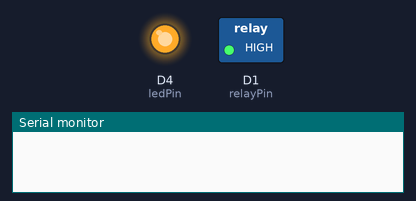
Bench run of a sketch on a simulated ESP8266 (NodeMCU). Shown: switched loads named in the sketch (green lamp = pin HIGH), output pins drawn as LEDs (lit = HIGH), the last lines printed to the serial monitor. WiFi joins after 1.5 s; servers stay silent unless stated; network time is answered at once with the bench clock; the local clock reads 2024-03-15 10:24:30 at power-on unless the sketch sets it.

Above: at 0.1 s.
At 7.1 s:
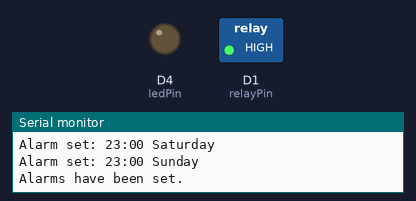
Timing chart, 0 to 11.8 s (numbered marks = the images above):
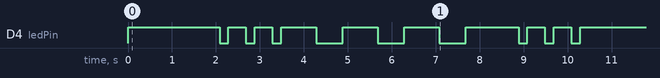

The sketch:

IMC_internal_time.ino
```cpp
#include <ESP8266WiFi.h>
#include <NTPClient.h>
#include <WiFiUdp.h>
#include <TimeLib.h>
#include <TimeAlarms.h>

// WiFi credentials
const char* ssid = "Troy and Abed in the Modem";
const char* password = "12345678";

// Define the NTP Client to get time
WiFiUDP ntpUDP;
const long utcOffsetInSeconds = -4 * 3600; // Adjust for your timezone (e.g., -5 hours for EST)
NTPClient timeClient(ntpUDP, "pool.ntp.org", utcOffsetInSeconds, 60000); // Update every minute

const int relayPin = D1; // GPIO pin to be used as relay control
const int ledPin = LED_BUILTIN; // Built-in LED pin for debugging

// Maximum number of days per alarm
const int MAX_DAYS = 7;

// Alarm settings
struct AlarmSetting {
  int hour;
  int minute;
  int days[MAX_DAYS];
  int numDays;
};

// Define your alarms
AlarmSetting alarmSettings[] = {
  {7, 0, {1, 2, 3, 4, 5}, 5}, // Turn on, 7:00 AM on Weekdays
  {9, 0, {6, 7}, 2}, // Turn on, 9:00 AM on Weekends
  {9, 30, {1, 2, 3, 4, 5}, 5}, // Turn off, 9:30 AM on Weekdays
  {16, 0, {1, 2, 3, 4, 5}, 5}, // Turn on, 4:00 PM on Weekdays
  {23, 0, {1, 2, 3, 4, 5, 6, 7}, 7}, // Turn off, 11:00 PM Everyday
};

// Function to convert int to timeDayOfWeek_t
timeDayOfWeek_t intToDayOfWeek(int day) {
  switch(day) {
    case 1: return dowMonday;
    case 2: return dowTuesday;
    case 3: return dowWednesday;
    case 4: return dowThursday;
    case 5: return dowFriday;
    case 6: return dowSaturday;
    case 7: return dowSunday;
    default: return dowInvalid;
  }
}

// Function to trigger the relay
void triggerRelay() {
  Serial.println("Relay triggered");
  digitalWrite(relayPin, LOW); // Set GPIO pin low to activate relay
  delay(2000); // Keep the relay on for 500 ms
  digitalWrite(relayPin, HIGH); // Set GPIO pin high to deactivate relay

  // SOS pattern: dot-dot-dot, dash-dash-dash, dot-dot-dot
  blinkSOS();
}

void setup() {
  Serial.begin(115200);
  pinMode(relayPin, OUTPUT);
  digitalWrite(relayPin, HIGH); // Initially set the pin to high (relay off)

  pinMode(ledPin, OUTPUT);
  digitalWrite(ledPin, HIGH); // LED is active LOW on ESP8266

  // Connect to Wi-Fi
  WiFi.begin(ssid, password);
  while (WiFi.status() != WL_CONNECTED) {
    delay(1000);
    Serial.println("Connecting to WiFi...");
  }
  Serial.println("Connected to WiFi");

  // Print the IP address
  Serial.println(WiFi.localIP());

  // Initialize NTP Client
  timeClient.begin();
  timeClient.update(); // Get initial time
  setTime(timeClient.getEpochTime());
  setSyncProvider(getNtpTime);
  setSyncInterval(3600); // Sync every hour

  // Set alarms
  setAlarms();

  // Blink SOS to prove I'm alive
  blinkSOS();
}

void loop() {
  Alarm.delay(1000); // Wait for alarms to be triggered

  // Print the current time every second
 // printCurrentTime();
}

void setAlarms() {
  Serial.println("Setting alarms...");
  for (int i = 0; i < sizeof(alarmSettings) / sizeof(alarmSettings[0]); i++) {
    for (int j = 0; j < alarmSettings[i].numDays; j++) {
      timeDayOfWeek_t dayOfWeek = intToDayOfWeek(alarmSettings[i].days[j]);
      if (dayOfWeek == dowInvalid) {
        Serial.printf("Invalid day for alarm %d: %d\n", i, alarmSettings[i].days[j]);
        continue; // Skip invalid days
      }
      if (alarmSettings[i].hour < 0 || alarmSettings[i].hour > 23 || alarmSettings[i].minute < 0 || alarmSettings[i].minute > 59) {
        Serial.printf("Invalid time for alarm %d: %02d:%02d\n", i, alarmSettings[i].hour, alarmSettings[i].minute);
        continue; // Skip invalid times
      }
      Alarm.alarmRepeat(dayOfWeek, alarmSettings[i].hour, alarmSettings[i].minute, 0, triggerRelay);
      Serial.printf("Alarm set: %02d:%02d %s\n", alarmSettings[i].hour, alarmSettings[i].minute, dayStr(dayOfWeek));
    }
  }
  Serial.println("Alarms have been set.");
}

time_t getNtpTime() {
  while (!timeClient.update()) {
    timeClient.forceUpdate();
  }
  return timeClient.getEpochTime();
}
 /*
void printCurrentTime() {
  Serial.print("Current time: ");
  Serial.print(hour());
  Serial.print(":");
  if (minute() < 10) Serial.print("0"); // Leading zero for single digit minutes
  Serial.print(minute());
  Serial.print(":");
  if (second() < 10) Serial.print("0"); // Leading zero for single digit seconds
  Serial.print(second());
  Serial.print(" ");
  Serial.print(dayStr(weekday()));
  Serial.print(", ");
  Serial.print(day());
  Serial.print(" ");
  Serial.print(monthStr(month()));
  Serial.print(" ");
  Serial.print(year());
  Serial.println();
}
*/
void blinkSOS() {
  // Morse code: S (dot-dot-dot) O (dash-dash-dash) S (dot-dot-dot)
  // dot duration is 200 ms, dash duration is 600 ms, space between symbols is 200 ms, space between letters is 600 ms

  int dotDuration = 200;
  int dashDuration = 600;
  int symbolSpace = 200;
  int letterSpace = 600;

  // S: dot-dot-dot
  blinkDot(dotDuration);
  delay(symbolSpace);
  blinkDot(dotDuration);
  delay(symbolSpace);
  blinkDot(dotDuration);
  delay(letterSpace);

  // O: dash-dash-dash
  blinkDash(dashDuration);
  delay(symbolSpace);
  blinkDash(dashDuration);
  delay(symbolSpace);
  blinkDash(dashDuration);
  delay(letterSpace);

  // S: dot-dot-dot
  blinkDot(dotDuration);
  delay(symbolSpace);
  blinkDot(dotDuration);
  delay(symbolSpace);
  blinkDot(dotDuration);
  delay(letterSpace);
}

void blinkDot(int duration) {
  digitalWrite(ledPin, LOW); // LED on
  delay(duration);
  digitalWrite(ledPin, HIGH); // LED off
  delay(duration);
}

void blinkDash(int duration) {
  digitalWrite(ledPin, LOW); // LED on
  delay(duration);
  digitalWrite(ledPin, HIGH); // LED off
  delay(duration);
}
```
